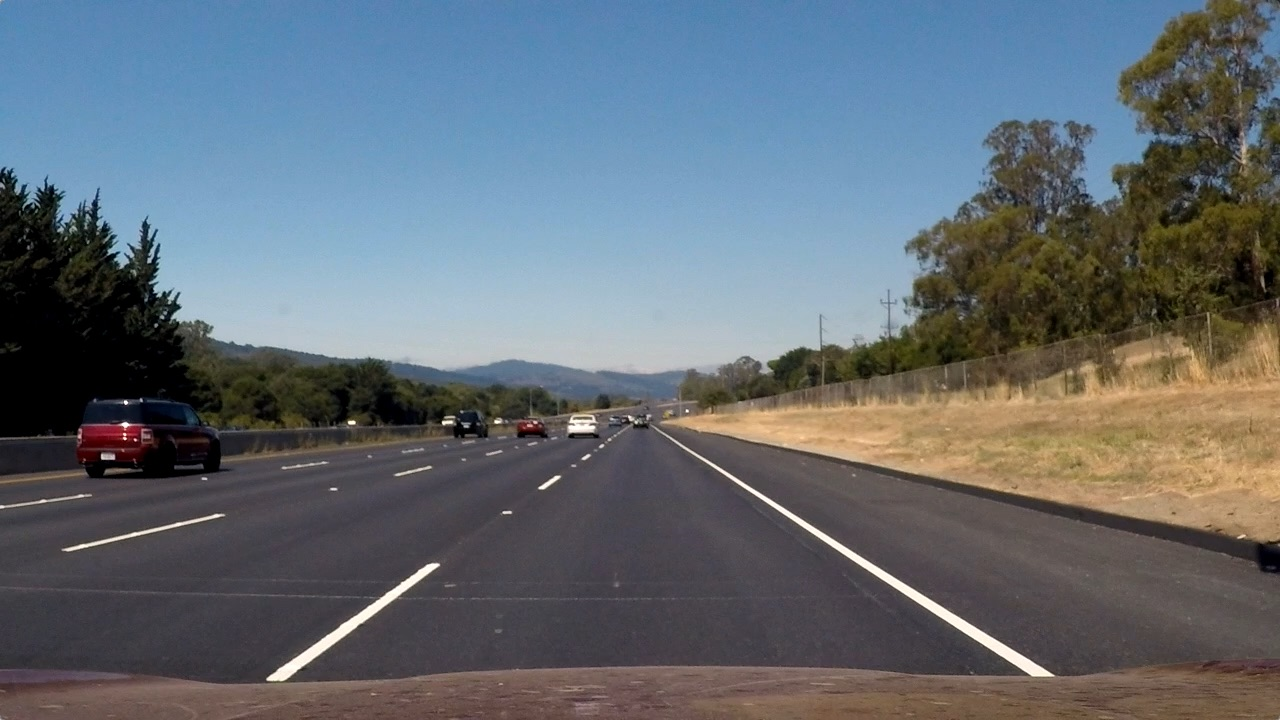
#> input picture CarND-Advanced-Lane-Lines/test_images/straight_lines2.jpg, 1280 x 720 px; its folder holds 8 pictures in this run
$ jupyter execute --allow-errors advanced_lane_finder.ipynb   (shell and % lines are left out)   (older library calls are emulated)
#> lines starting #> are read from the running program, lines starting #| are printed output that depends on the picture
# Advanced Lane Finding
In the following, the individual steps of my lane finding pipeline are listed. In my README, I explain the overall workflow. This jupyter notebook will provide comments on the individual code snippets

[cell 1]
# Begin by loading some examples similar to what was done in the first lane detection project
# Import the necessary libraries
import matplotlib.pyplot as plt
import matplotlib.image as mpimg
import os
import cv2
import glob

testfiles = glob.glob("test_images/*")

[cell 2]
# Show one of the images from the test images
test_image = mpimg.imread(testfiles[1])
#> test_image is the input picture: shape (720, 1280, 3); mean R, G, B 99.4, 107.7, 115.1
plt.imshow(test_image)

 I had trouble remembering if mpimg converts to RGB or BGR. I'm leaning towards the RGB case, but let's do a test
 Below I show the first channel which according to my hypothesis is the red channel.
 Since this channel is decoupled from the blue channel, it should give a really low value for the top of the image
 (shown previously, above)

[cell 3]
plt.imshow(test_image[:,:,0], cmap="gray")
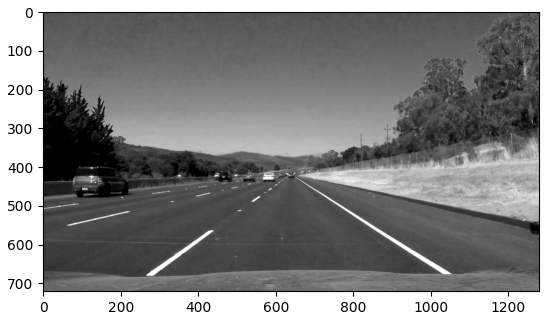
#> figure drawn by matplotlib, 1 panel

Indeed, the top of the image has a lower value (the pixels are darker). This means that channel 0 is the red channel and that the mpimg imports to the RGB format

## Camera Calibration

[cell 4]
# Similarly, prepare and load the calibration images for the camera calibration
calibrationfiles = glob.glob("camera_cal/*")

#> (a cell that did not finish here is left out)

[cell 6]
# Prepare for camera calibration
# Write up some helper functions

def toGray(image):
    return cv2.cvtColor(image,cv2.COLOR_RGB2GRAY)

# [5 lines left out: function getCorners, not called in this run]

#> (a cell that did not finish here is left out)

So far so good!

[cell 8]
# Bring up numpy so we can carry out some matrix calculations
import numpy as np

[cell 9]
# Create more helper functions for getting the calibration parameters

def getDistortionParams():
    # define container for object points
    obj_points    = []
    corner_points = []
    img_shape     = (-1,-1)

    grid_points = np.zeros((6*9,3), np.float32)
    grid_points[:,:2] = np.mgrid[0:9,0:6].T.reshape(-1,2)

    for file in calibrationfiles:
        image = mpimg.imread(file)
        corners = getCorners(toGray(image))
        if corners is not None:
            corner_points.append(corners)
            obj_points.append(grid_points)
            img_shape = (image.shape)

    ret, mtx, dist, rvecs, tvecs = cv2.calibrateCamera(obj_points, corner_points, img_shape[0:2], None, None)
    return ret, mtx, dist, rvecs, tvecs

#> (a cell that did not finish here is left out)

#> (a cell that did not finish here is left out)

Still looks good

[cell 12]
# Prepare for perspective transform
# Load straight lines image
straight_line_image = mpimg.imread("test_images/straight_lines2.jpg")
lanes = cv2.line(straight_line_image.copy(), (256,686), (594, 451), [255,0,0], 3 )
cv2.line(lanes, (1049,686), (685, 451), [255,0,0], 3 )
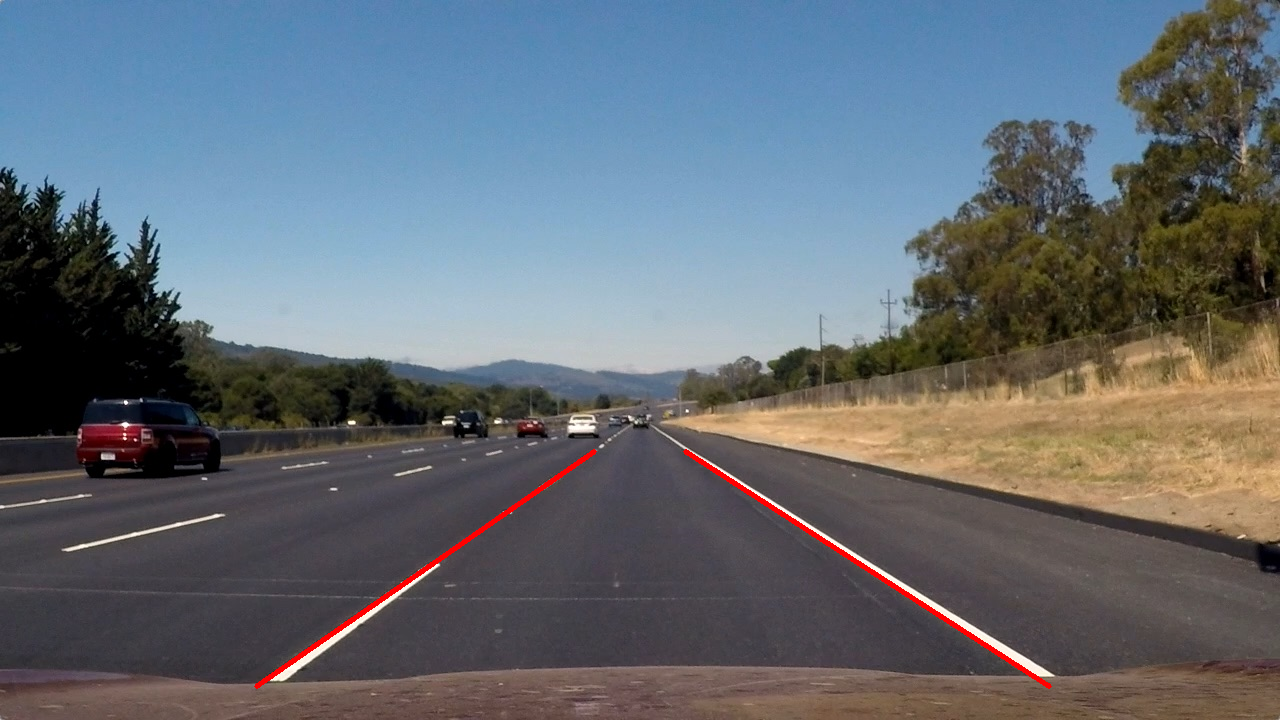
#> lanes: shape (720, 1280, 3); mean R, G, B 99.8, 106.9, 114.4

plt.imshow(lanes)
plt.title("Default Image for Finding Perspective Transform")

[cell 13]
# Perform perspective transform and visualize
src_points = np.float32([ [299, 652], [594, 451], [1008, 652], [685, 451] ])
dest_points= np.float32([ [199, 702], [199, 150  ], [908, 702], [908 , 150 ] ])
M = cv2.getPerspectiveTransform(src_points, dest_points)
Minv = cv2.getPerspectiveTransform(dest_points, src_points)
#> (the rest of this cell did not finish here and is left out)

##  Filtering Techniques

[cell 14]
# Prepare color filtering techniques
# [19 lines left out: functions s_select, v_select, not called in this run]

def yellow_select(img):
    return h_select(thresh=(20, 30))

# [56 lines left out: functions h_select, dir_threshold, abs_sobel_thresh, mag_thresh, gray_select, not called in this run]

The image used for lane detection is the union of a gradient direction and magnitude based filter and a saturation and hue based filter.

[cell 15]
# Visualizing the filtering techniques
image = mpimg.imread("test_images/test3.jpg")
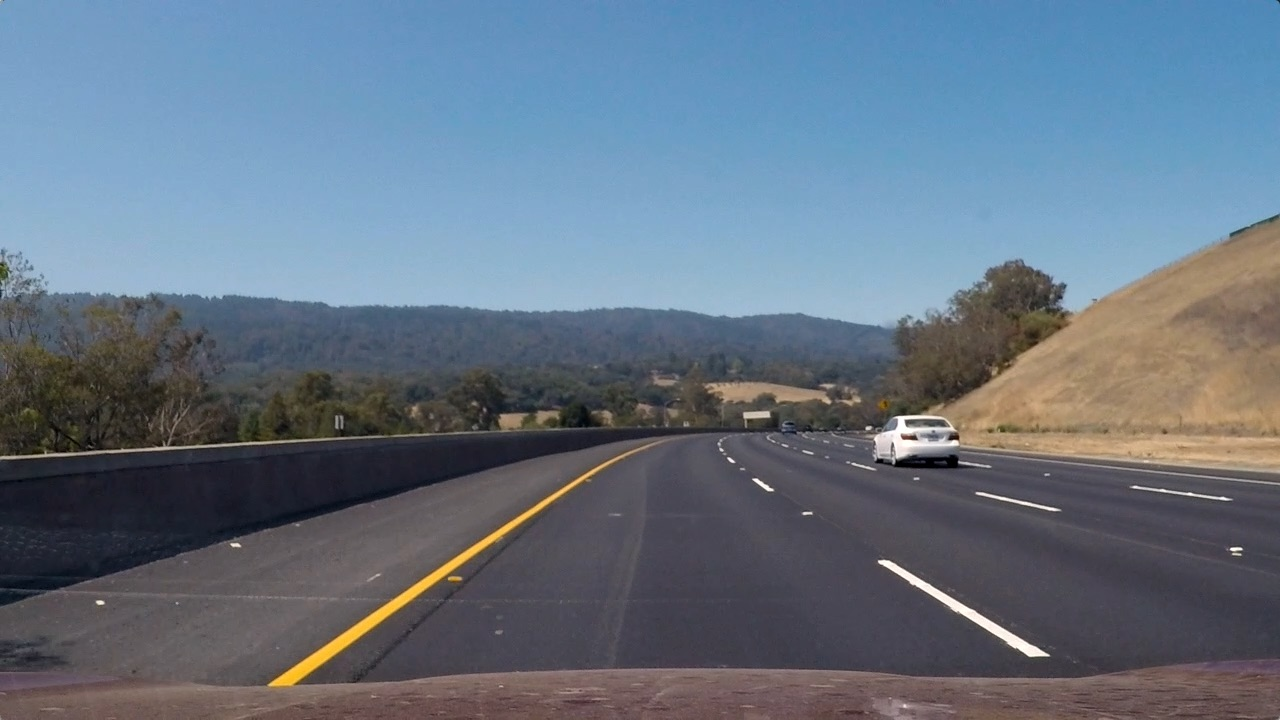
#> input picture CarND-Advanced-Lane-Lines/test_images/test3.jpg, 1280 x 720 px
#> image is the input picture: shape (720, 1280, 3); mean R, G, B 101.1, 115.3, 130.7
full_image = mpimg.imread("test_images/test5.jpg")
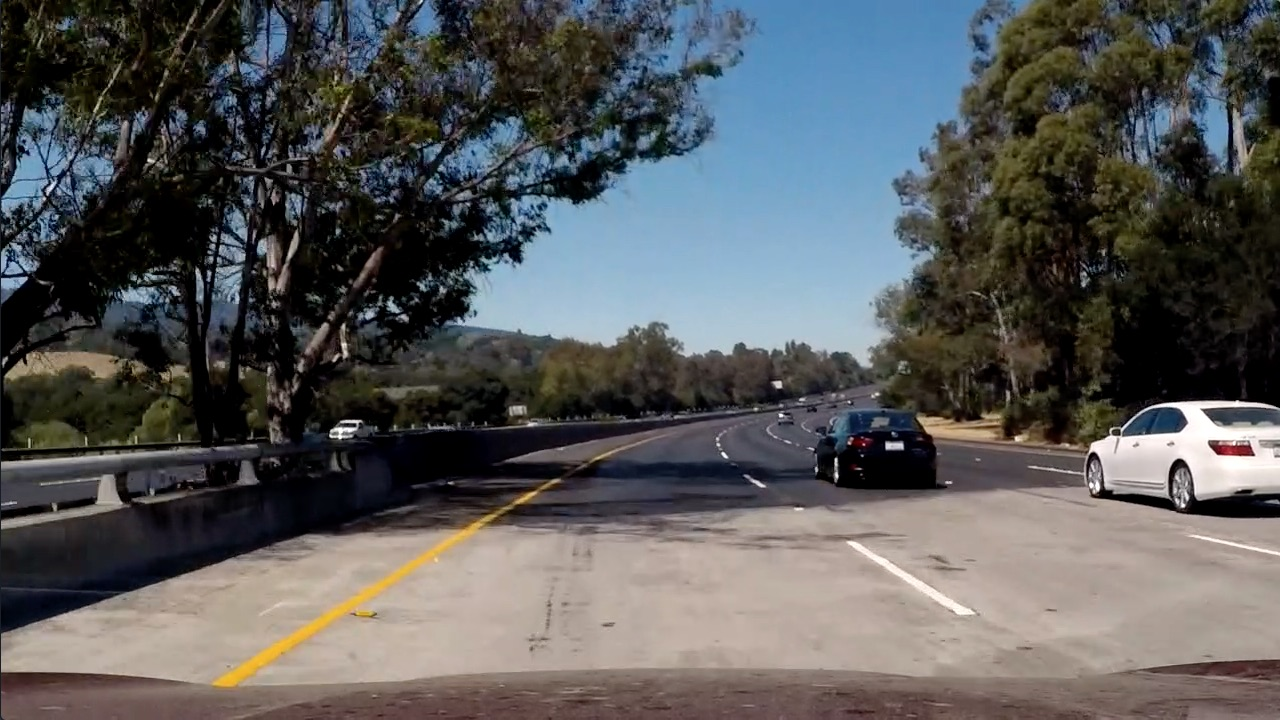
#> input picture CarND-Advanced-Lane-Lines/test_images/test5.jpg, 1280 x 720 px
#> full_image is the input picture: shape (720, 1280, 3); mean R, G, B 88.5, 89.3, 89.8
image = cv2.resize(image,(full_image.shape[1],full_image.shape[0]))

# output = line.process_image(image)
# plt.imshow(output)

#> (the rest of this cell did not finish here and is left out)

## Further Conversions

In what follows, the conversion from pixel space (in the warped image) to world space for the lane curvation and deviation from track center will be covered.

[cell 16]
# Show the distortion corrected image
image = mpimg.imread("test_images/straight_lines1.jpg")
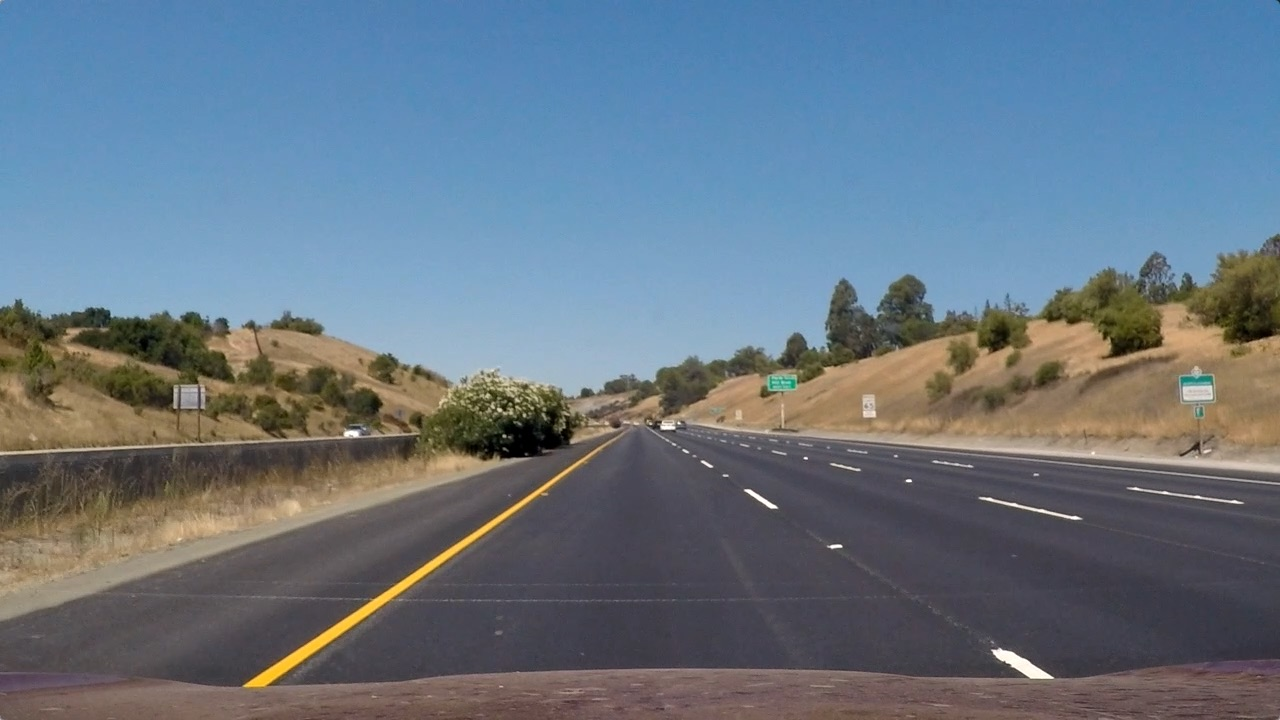
#> input picture CarND-Advanced-Lane-Lines/test_images/straight_lines1.jpg, 1280 x 720 px
#> image is the input picture: shape (720, 1280, 3); mean R, G, B 103.2, 117.7, 131.2
#> (the rest of this cell did not finish here and is left out)

[cell 17]
# Prepare to work on video
# Import everything needed to edit/save/watch video clips
from moviepy.editor import VideoFileClip
from IPython.display import HTML

Below a line detection class is instantiated to help with storing information over several frames.
Specifically, an averaging window of width 15 image frames is applied to smoothen the behavior of the
lane detection-tracker

[cell 18]
# Define a class to receive the characteristics of each line detection
class Line():
    def __init__(self):
        # was the line detected in the last iteration?
        self.detected = False
        # x values of the last n fits of the line
        self.recent_xfitted = []
        #average x values of the fitted line over the last n iterations
        self.bestx = None
        #polynomial coefficients averaged over the last n iterations
        self.left_ma_best_fit = None
        self.right_ma_best_fit = None
        #polynomial coefficients for the most recent fit
        self.current_fit = [np.array([False])]
        #radius of curvature of the line in some units
        self.radius_of_curvature = None
        #distance in meters of vehicle center from the line
        self.line_base_pos = None
        #difference in fit coefficients between last and new fits
        self.diffs = np.array([0,0,0], dtype='float')
        #x values for detected line pixels
        self.allx = None
        #y values for detected line pixels
        self.ally = None
        # has the line been initialized?
        self.rightx_base = None
        self.leftx_base = None

        self.iter = 0
        self.left_list = list()
        self.left_params_total = 0
        self.right_list = list()
        self.right_params_total = 0
        self.ma_filter_length = 15

    def process_image(self, image):

        self.iter += 1
#> self.iter = 1

        undistorted = cv2.undistort(image, mtx, dist)
        warped = cv2.warpPerspective(undistorted, M, (image.shape[1], image.shape[0]), flags=cv2.INTER_LINEAR)

        binary_warped = s_select(warped, thresh=(150, 255))

        ksize = 3
        mag_binary = mag_thresh(warped, sobel_kernel=ksize, thresh=(15, 150))
        dir_binary = dir_threshold(warped, sobel_kernel=9, thresh=(.0, .5))
        s_binary = s_select(warped, thresh=(150, 255))
        h_binary = (h_select(warped, thresh=(15, 35)) == 1) | (h_select(warped, thresh=(0, 20)) == 1)

        combined = np.zeros_like(binary_warped)
        combined[ (dir_binary == 1) & (mag_binary == 1) | (h_binary == 1) & (s_binary == 1) ] = 1

        binary_warped = combined
        # Create an output image to draw on and  visualize the result
        out_img = np.dstack((binary_warped, binary_warped, binary_warped))*255

        leftx_base  = None
        rightx_base = None

        if self.detected == False:
            histogram = np.sum(binary_warped[int(binary_warped.shape[0]/2):,:], axis=0)
            # Find the peak of the left and right halves of the histogram
            # These will be the starting point for the left and right lines
            midpoint = np.int(histogram.shape[0]/2)
            leftx_base = np.argmax(histogram[:midpoint])
            rightx_base = np.argmax(histogram[midpoint:]) + midpoint
            self.leftx_base = leftx_base
            self.rightx_base = rightx_base
            self.detected = True
        else:
            leftx_base  = self.leftx_base
            rightx_base = self.rightx_base

        # Choose the number of sliding windows
        nwindows = 9
        # Set height of windows
        window_height = np.int(binary_warped.shape[0]/nwindows)
        # Identify the x and y positions of all nonzero pixels in the image
        nonzero = binary_warped.nonzero()
        nonzeroy = np.array(nonzero[0])
        nonzerox = np.array(nonzero[1])
        # Current positions to be updated for each window
        leftx_current = leftx_base
        rightx_current = rightx_base
        # Set the width of the windows +/- margin
        margin = 150
        # Set minimum number of pixels found to recenter window
        minpix = 50
        # Create empty lists to receive left and right lane pixel indices
        left_lane_inds = []
        right_lane_inds = []

        # Step through the windows one by one
        for window in range(nwindows):
            # Identify window boundaries in x and y (and right and left)
            win_y_low = binary_warped.shape[0] - (window+1)*window_height
            win_y_high = binary_warped.shape[0] - window*window_height
            win_xleft_low = leftx_current - margin
            win_xleft_high = leftx_current + margin
            win_xright_low = rightx_current - margin
            win_xright_high = rightx_current + margin
            # Draw the windows on the visualization image
            cv2.rectangle(out_img,(win_xleft_low,win_y_low),(win_xleft_high,win_y_high),(0,255,0), 2)
            cv2.rectangle(out_img,(win_xright_low,win_y_low),(win_xright_high,win_y_high),(0,255,0), 2)
            # Identify the nonzero pixels in x and y within the window
            good_left_inds = ((nonzeroy >= win_y_low) & (nonzeroy < win_y_high) & (nonzerox >= win_xleft_low) & (nonzerox < win_xleft_high)).nonzero()[0]
            good_right_inds = ((nonzeroy >= win_y_low) & (nonzeroy < win_y_high) & (nonzerox >= win_xright_low) & (nonzerox < win_xright_high)).nonzero()[0]
            # Append these indices to the lists
            left_lane_inds.append(good_left_inds)
            right_lane_inds.append(good_right_inds)
            # If you found > minpix pixels, recenter next window on their mean position
            if len(good_left_inds) > minpix:
                leftx_current = np.int(np.mean(nonzerox[good_left_inds]))
            if len(good_right_inds) > minpix:
                rightx_current = np.int(np.mean(nonzerox[good_right_inds]))

        # Concatenate the arrays of indices
        left_lane_inds = np.concatenate(left_lane_inds)
        right_lane_inds = np.concatenate(right_lane_inds)

        # Extract left and right line pixel positions
        leftx = nonzerox[left_lane_inds]
        lefty = nonzeroy[left_lane_inds]
        rightx = nonzerox[right_lane_inds]
        righty = nonzeroy[right_lane_inds]

        ym_per_pix = 30/720
        xm_per_pix = 3.7/700
        y_eval = image.shape[0]

        # Fit a second order polynomial to each
        left_fit = np.polyfit(lefty * ym_per_pix, leftx * xm_per_pix, 2)
        right_fit = np.polyfit(righty * ym_per_pix, rightx * xm_per_pix, 2)

        if len(self.left_list) < self.ma_filter_length:
            self.left_list.append(left_fit)
            self.left_params_total += left_fit
            self.right_list.append(right_fit)
            self.right_params_total += right_fit
        else:
            # Use the moving window best fits
            self.left_list.append(left_fit)
            self.left_params_total += left_fit
            self.left_params_total -= self.left_list[0]
            self.left_list.pop(0)

            self.right_list.append(right_fit)
            self.right_params_total += right_fit
            self.right_params_total -= self.right_list[0]
            self.right_list.pop(0)
            left_fit  = self.left_params_total / self.ma_filter_length
            right_fit = self.right_params_total / self.ma_filter_length

        # Evaluate the slope at the bottom of the image
        average_fit = ( left_fit + right_fit ) * 0.5
        average_curvature = ((1 + (2*average_fit[0]*y_eval*ym_per_pix + average_fit[1])**2)**1.5) / np.absolute(2*average_fit[0])

        # Considering the positive axis to point to the right of the image, the deviation from center line
        # is given by the offset of the right lane minus the offset of the left lane
        center_line_x = (right_fit[0]*(y_eval*ym_per_pix)**2 + right_fit[1]*y_eval*ym_per_pix + right_fit[2] + left_fit[0]*(ym_per_pix*y_eval)**2 + left_fit[1]*y_eval*ym_per_pix + left_fit[2]) * 0.5
        deviation_from_center = 560 * xm_per_pix - center_line_x


        # Fit a second order polynomial in pixel space to display
        left_fit = np.polyfit(lefty , leftx , 2)
        right_fit = np.polyfit(righty , rightx , 2)

        # Generate x and y values for plotting
        ploty = np.linspace(0, binary_warped.shape[0]-1, binary_warped.shape[0] )
        left_fitx = left_fit[0]*ploty**2 + left_fit[1]*ploty + left_fit[2]
        right_fitx = right_fit[0]*ploty**2 + right_fit[1]*ploty + right_fit[2]

        # Recast the x and y points into usable format for cv2.fillPoly()
        pts_left = np.array([np.transpose(np.vstack([left_fitx, ploty]))])
        pts_right = np.array([np.flipud(np.transpose(np.vstack([right_fitx, ploty])))])
        pts = np.hstack((pts_left, pts_right))

        # Create an image to draw the lines on
        color_warp = np.zeros_like(image)
        # Draw the lane onto the warped blank image
        cv2.fillPoly(color_warp, np.int_([pts]), (0,255, 0))
        # Highlight polynomial support points
        color_warp[nonzeroy[left_lane_inds], nonzerox[left_lane_inds]] = [255, 0, 0]
        color_warp[nonzeroy[right_lane_inds], nonzerox[right_lane_inds]] = [0, 0, 255]

        out_img[nonzeroy[left_lane_inds], nonzerox[left_lane_inds]] = [255, 0, 0]
        out_img[nonzeroy[right_lane_inds], nonzerox[right_lane_inds]] = [0, 0, 255]

        # Warp the blank back to original image space using inverse perspective matrix (Minv)
        newwarp = cv2.warpPerspective(color_warp, Minv, (image.shape[1], image.shape[0]))
        # Combine the result with the original image
        result = cv2.addWeighted(undistorted, 1, newwarp, 0.3, 0)

        # add information about the curvature and deviation from center
        curvature_text = "Curvature Radius(m): " + "{:.1f}".format(average_curvature)
        cv2.putText(result, curvature_text, (50,100), cv2.FONT_HERSHEY_SIMPLEX, 1, [255,255,255,120], 3 )
        deviation_text = "Right of Center(m): " + "{:.1f}".format(deviation_from_center)
        cv2.putText(result, deviation_text, (50,160), cv2.FONT_HERSHEY_SIMPLEX, 1, [255,255,255,120], 3 )


        debug_img = cv2.hconcat( (combined * 255, s_binary * h_binary * 255  ) )
        debug_img = np.dstack( (debug_img, debug_img, debug_img) )

        return out_img
